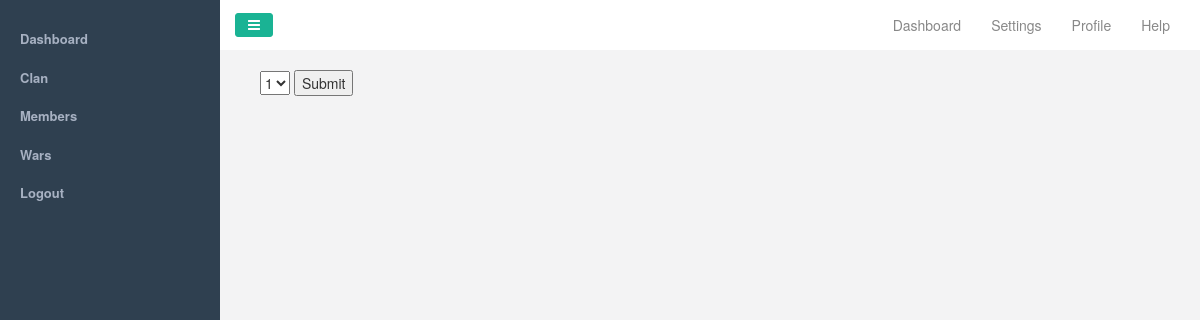
The app's page /roster.php?war_id=2 (signed in), older data.
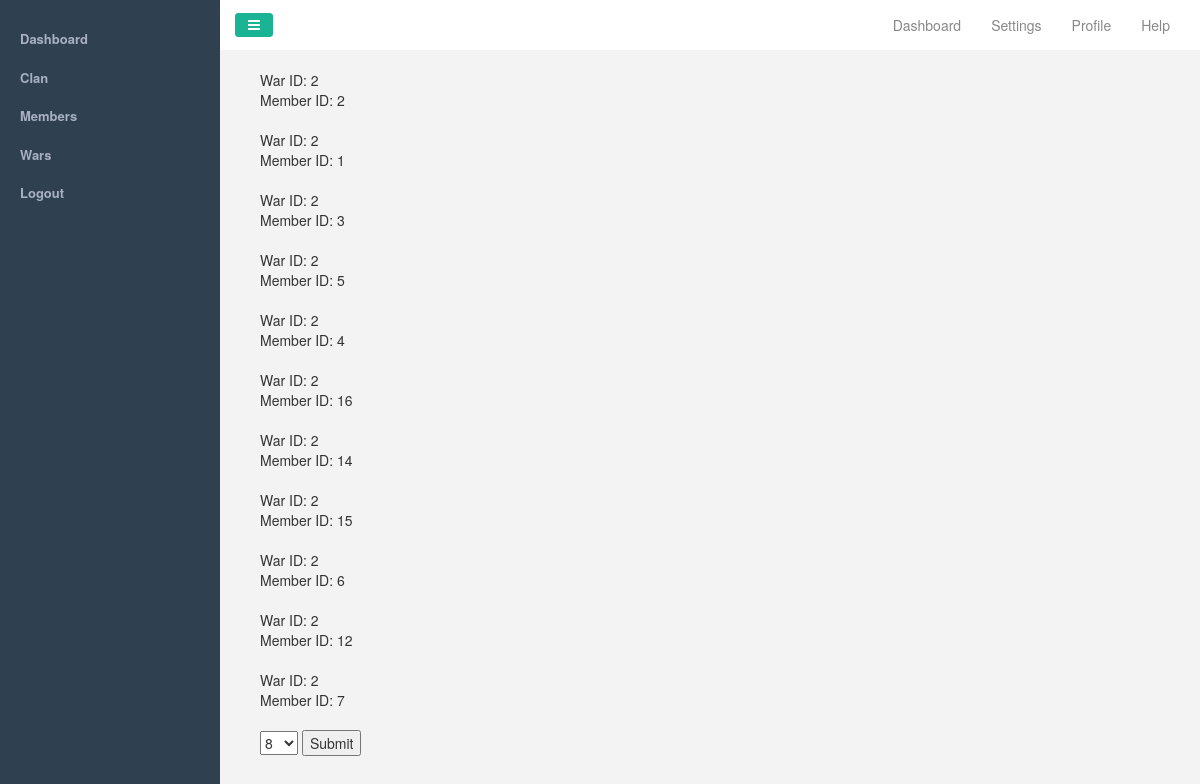
The same page, newer data.
### tables this page shows
CREATE TABLE IF NOT EXISTS `roster` (
  `id` int(11) NOT NULL AUTO_INCREMENT,
  `war_id` int(11) NOT NULL,
  `member_id` int(11) NOT NULL,
  PRIMARY KEY (`id`),
  KEY `war_id` (`war_id`),
  KEY `member_id` (`member_id`)
);

### roster.php (the view, shortened to what this page needs)
<?php require($_SERVER['DOCUMENT_ROOT']."/wartracker/templatestart.php"); ?>
<?php
	$war_id = NULL;
	$current_roster = array();
	if (!empty($_GET['war_id'])) {
		$war_id = $_GET['war_id'];
	}
	$query = "SELECT war_id, member_id FROM roster WHERE war_id = :war_id";
	$query_params = array(':war_id' => $war_id);
	$stmt = $db->prepare($query);
	$stmt->execute($query_params);
	$rows = $stmt->fetchAll();
	foreach ($rows as $roster) {
		array_push($current_roster, $roster['member_id']);
		echo 'War ID: '.$roster['war_id'];
		echo '<br>';
		echo 'Member ID: '.$roster['member_id'];
		echo '<br>';
		echo '<br>';
	}
?>
<?php
	$query = "SELECT id FROM member";
	$stmt = $db->prepare($query);
	$stmt->execute();
	$member_id_list = $stmt->fetchAll();
?>
<form action="" method="post">
	<select name="member_id" >
		<?php foreach ($member_id_list as $member) : ?>
			<?php if (!in_array($member['id'], $current_roster)) : ?>
	    		<option value="<?php echo $member['id']; ?>"><?php echo $member['id'] ?></option>
	    	<?php endif; ?>
	    <?php endforeach; ?>
	</select>
	<input type="submit"></input>
</form>
<?php require($_SERVER['DOCUMENT_ROOT']."/wartracker/templatestop.php"); ?>

Row changes from the older to the newer data that the page shows:
added roster: war "2", member "2"
added roster: war "2", member "1"
added roster: war "2", member "3"
added roster: war "2", member "5"
added roster: war "2", member "4"
added roster: war "2", member "16"
added roster: war "2", member "14"
added roster: war "2", member "15"
added roster: war "2", member "6"
added roster: war "2", member "12"
added roster: war "2", member "7"
Text that changed along with them:
form field member_id: "1" → "8"
